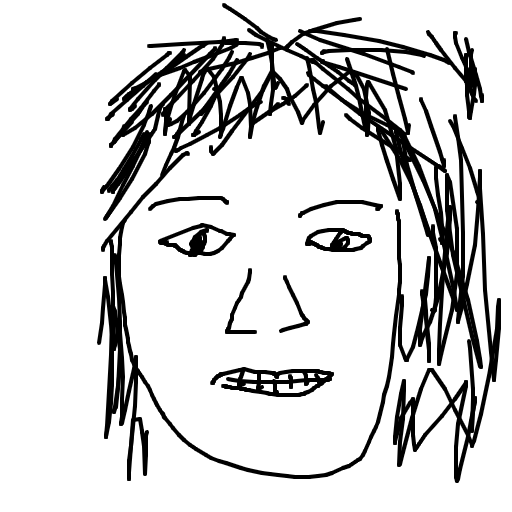
#> input picture backend/some_image.png, 512 x 512 px; its folder holds only this picture in this run
$ python -i sketch.py   (imports and definitions only)
#> lines starting #> are read from the running program, lines starting #| are printed output that depends on the picture
import cv2
import os
def dodge_img(x,y):
    return cv2.divide(x,255-y,scale=256)

def burn_img(image, mask):
    temp = cv2.divide(255-image, 255-mask, scale=256)
    return (255.-temp)


def sketch(image_path):
#> called with image_path = '../../../backend/some_image.png'
    img = cv2.imread(image_path)
#> img is the input picture: shape (512, 512, 3); min 0, max 255, mean 215.2
    gray = cv2.cvtColor(img, cv2.COLOR_BGR2GRAY)
    invert = cv2.bitwise_not(gray)
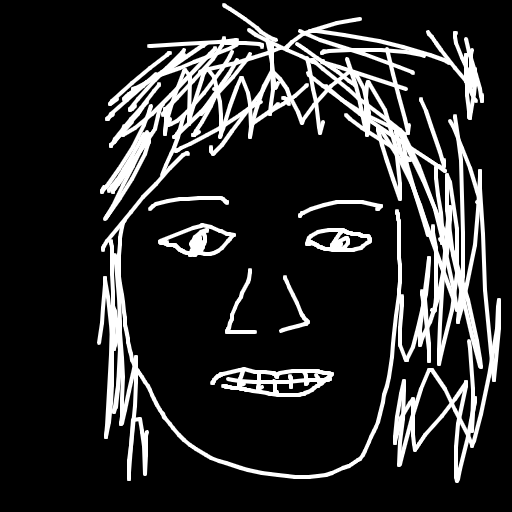
#> invert: shape (512, 512); min 0, max 255, mean 39.8
    gblur = cv2.GaussianBlur(invert,(27,27), sigmaX=0, sigmaY=0)
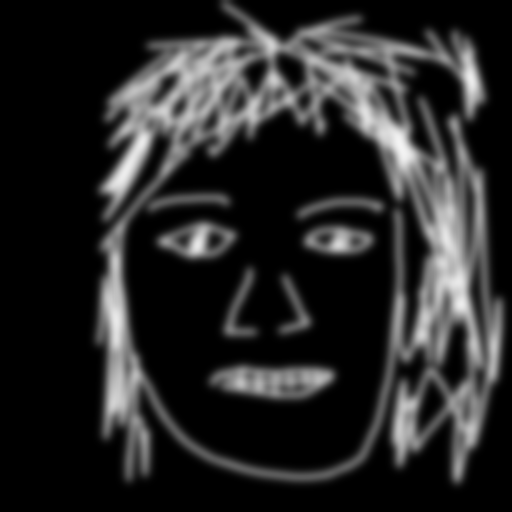
#> gblur: shape (512, 512); min 0, max 243, mean 39.8
    dodged=dodge_img(gray,gblur)
#> in dodge_img, `return cv2.divide(x,255-y,scale=256)`:
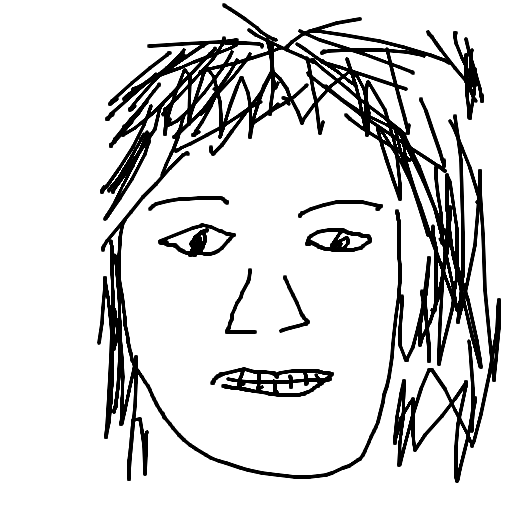
#> returned value: shape (512, 512); min 0, max 255, mean 218.6
    final=burn_img(dodged,gblur)
#> in burn_img, `temp = cv2.divide(255-image, 255-mask, scale=256)`:
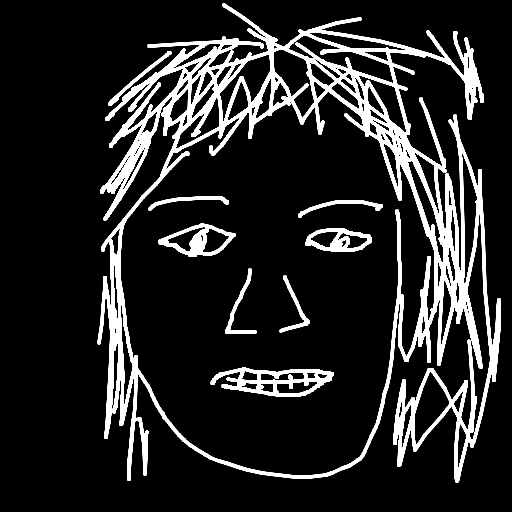
#> temp: shape (512, 512); min 0, max 255, mean 38.2
#> in burn_img, `return (255.-temp)`:
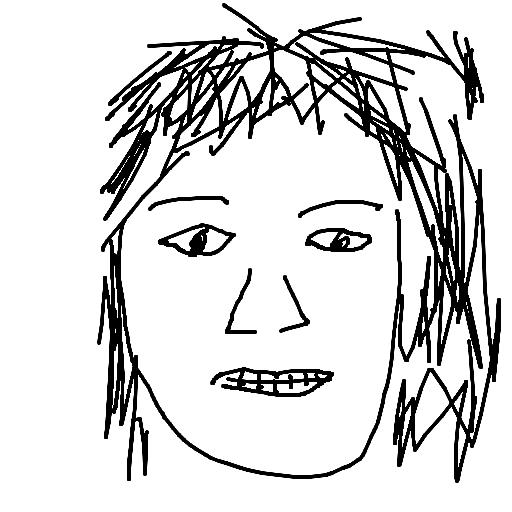
#> returned value: shape (512, 512) float64; min 0, max 255, mean 216.8
    return final


base_path = '/home/myamya/project/image_files/cropped_512_image'
dest_path = '/home/myamya/project/image_files/sketched1'
# [1 line that did not run here, left out]
# [3 lines not run here, left out]

>>> result = sketch('../../../backend/some_image.png')
